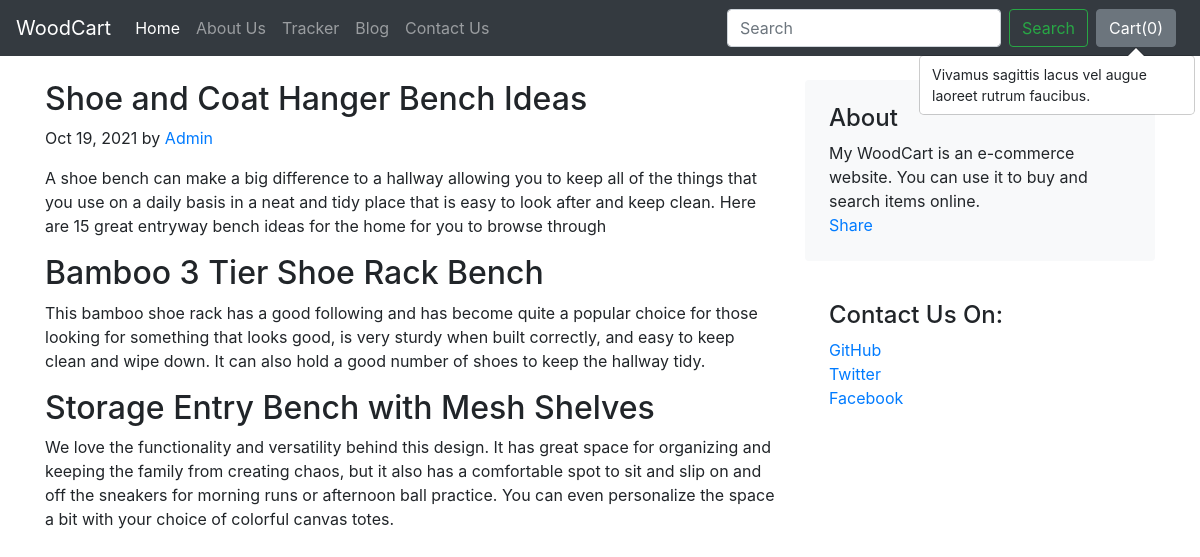
The app's page /blog/blogpost/3 with its own data.
### blog/models.py (models this page shows)
class Blogpost(models.Model):
    post_id = models.AutoField(primary_key=True)
    title = models.CharField(max_length=100)
    head0 = models.CharField(max_length=500)
    content0 = models.CharField(max_length=5000,default="")
    head1 = models.CharField(max_length=500)
    content1 = models.CharField(max_length=5000, default="")
    head2 = models.CharField(max_length=500)
    content2 = models.CharField(max_length=5000, default="")
    date = models.DateField()
    thumbnail = models.ImageField(upload_to='shop/images',default='')
    def __str__(self):
        return self.title

### blog/views.py (the view)
# urls.py: path('blogpost/<int:id>', views.blogpost, name='BlogPost'),
def blogpost(request, id):
    posts = Blogpost.objects.filter(post_id=id)[0]
    print(posts)
    params = {'postContent':posts}
    return render(request, 'blog/blogpost.html', params)

### blog/templates/blog/blogpost.html (shortened to what this page needs)
{% extends 'blog/base.html'%}
{% block body %}
<div class="container mt-4">
<div class="row g-5">
    <div class="col-md-8">
      <article class="blog-post">
        <h2 class="blog-post-title">{{ postContent.head0 }}</h2>
        <p class="blog-post-meta">{{ postContent.date|date:'M d, Y' }} by <a href="#">Admin</a></p>
        <p>{{ postContent.content0 }}</p>
        <h2>{{ postContent.head1 }}</h2>
        <p>{{ postContent.content1 }}</p>
     <h2>{{ postContent.head2 }}</h2>
        <p>{{ postContent.content2 }}</p>
      </article>
    </div>
    <div class="col-md-4">
      <div class="position-sticky" style="top: 2rem;">
        <div class="p-4 mb-3 bg-light rounded">
          <h4 class="fst-italic">About</h4>
          <p class="mb-0">My WoodCart is an e-commerce website. You can use it to buy and search items online.</p>
          <div class="fb-share-button" data-href="https://developers.facebook.com/docs/plugins/" data-layout="button_count"
          data-size="large"><a target="_blank"
          href="https://www.facebook.com/sharer/sharer.php?u=https%3A%2F%2Fdevelopers.facebook.com%2Fdocs%2Fplugins%2F&amp;src=sdkpreparse"
          class="fb-xfbml-parse-ignore">Share</a></div>
        </div>
        <div class="p-4">
          <h4 class="fst-italic">Contact Us On:</h4>
          <ol class="list-unstyled">
            <li><a href="#">GitHub</a></li>
            <li><a href="#">Twitter</a></li>
            <li><a href="#">Facebook</a></li>
          </ol>
        </div>
      </div>
    </div>
  </div>
</div>
{% endblock %}

### records on screen
Blogpost: head0 "Shoe and Coat Hanger Bench Ideas", date "Oct 19, 2021", content0 "A shoe bench can make a big difference to a hallway allowing you to keep all of the things that you use on a daily basis in a neat and tidy place that is easy to look after and keep clean. Here are 15 great entryway bench ideas for the home for you to browse through", head1 "Bamboo 3 Tier Shoe Rack Bench", content1 "This bamboo shoe rack has a good following and has become quite a popular choice for those looking for something that looks good, is very sturdy when built correctly, and easy to keep clean and wipe down. It can also hold a good number of shoes to keep the hallway tidy.", head2 "Storage Entry Bench with Mesh Shelves", content2 "We love the functionality and versatility behind this design. It has great space for organizing and keeping the family from creating chaos, but it also has a comfortable spot to sit and slip on and off the sneakers for morning runs or afternoon ball practice. You can even personalize the space a bit with your choice of colorful canvas totes."
